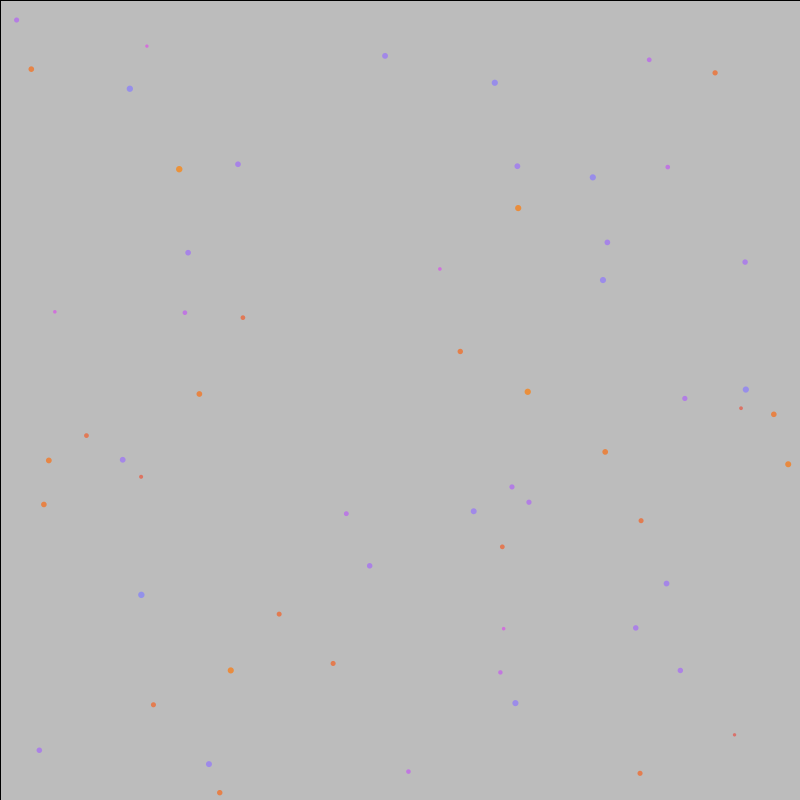
Frame 1 (no input)
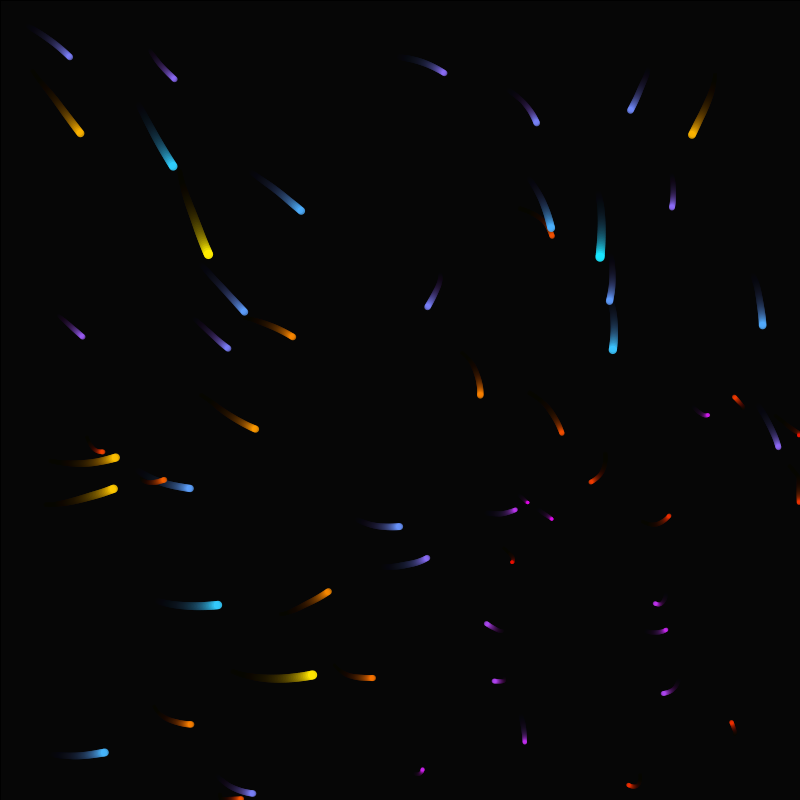
Frame 60 (the mouse pressed at the canvas centre just before this capture)
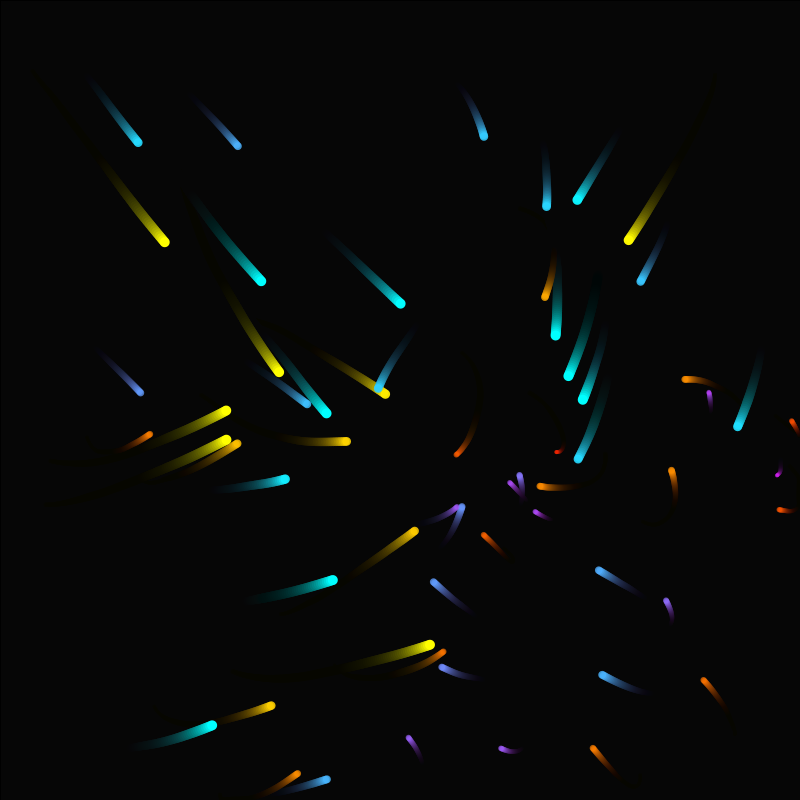
Frame 120 (the mouse held since frame 60 and released just before this capture)

The Processing sketch that drew these frames (run headless with seeded random() and noise(); from frame 60 on, the mouse is pressed at the canvas centre):

// Processing sketch: Blur
// ── Blur.pde

float A = 0.02f; // acceleration range
float V_MAX = 2.0f; // velocity max
float V_MIN = -V_MAX; // velocity min


class Fly {

  float x; // position x
  float y; // position y
  float vx; // velocity x
  float vy; // velocity y
  float ax; // acceleration x
  float ay; // acceleration y
  color color1; 
  color color2;

  Fly() {
    x = random(width);
    y = random(height);

    vx = random(0, 1.0f);
    vy = random(0, 1.0f);

    set_colors();

    rand_acc();
  }

  void set_colors() {
    int index = (int)(random(1.0f)*2);
    
    if(index == 0) {
      color1 = color(255, 0, 255);
      color2 = color(0, 255, 255);
    } else if(index == 1){
      color1 = color(255, 0, 0);
      color2 = color(255, 255, 0);
    }
    else {
      color1 = color(0, 255, 0);
      color2 = color(200, 200, 200);
    }
  }

  void rand_acc() {
    int xmid = width/2;
    int ymid = height/2;
    
    float xsign;
    if(x <= xmid) {
        xsign = 1;
    }
    else {
        xsign = -1;
    }
    
    float ysign;
    if(y <= ymid) {
        ysign = 1;
    }
    else {
        ysign = -1;
    }
  
    ax = xsign * random(0,A);
    ay = ysign * random(0,A);
  }

  void update() {

    if (random(1.0f) < 0.2f) {
      rand_acc();
    }

    // Update velocity
    vx += ax;
    vy += ay;

    vx = constrain(vx, V_MIN, V_MAX);
    vy = constrain(vy, V_MIN, V_MAX);

    // Update position
    x += vx;
    y += vy;

    // x = (x + width) % width;
    // y = (y + height) % height;
    x = constrain(x, 0, width-1);
    y = constrain(y, 0, height-1);
  }

  void draw() {
    ellipseMode(CENTER); 
    fill(255);

    float v = max(abs(vx), abs(vy)); // velocity measure
    float r = map(v, 0, V_MAX, 3, 10); // radius

    // Color
    float j = map(v, 0, V_MAX, 0, 1.0f);
    color inter = lerpColor(color1, color2, j);

    int alpha = (int)map(v, 0, V_MAX, 100, 255);    
    fill(inter, alpha);
    ellipse(x, y, r, r);
  }
}

//---------------------------------------

Fly []flies = new Fly[60];

void setup() {
  size(800, 800);

  for (int i = 0; i < flies.length; ++i) {
    flies[i] = new Fly();
  }
}


void draw() {

  // Fade previous frame a bit
  fill(0, 20);
  rect(0, 0, width, height);

  noStroke();

  for (int i = 0; i < flies.length; ++i) {
    Fly f = flies[i];
    f.update();
    f.draw();
  }
}
